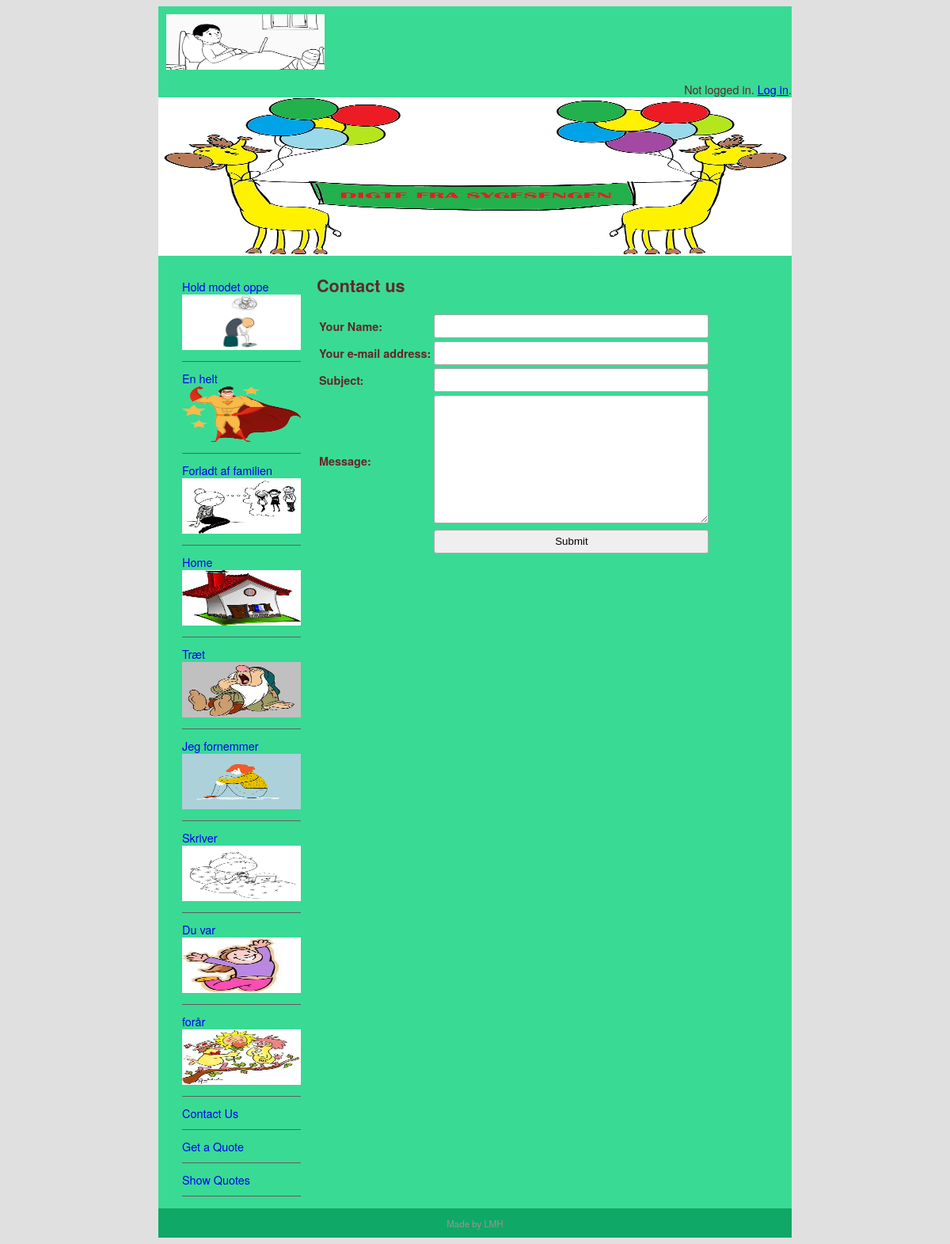
The app's page /contact with its own data.
### pages/models.py (models this page shows, shortened)
class Page(models.Model):
    title = models.CharField(max_length=60)
    permalink = models.CharField(max_length=12, unique=True)
    update_date = models.DateTimeField('Last updated')
    bodytext = models.TextField('Page Content', blank= True)
    thumb = models.ImageField(default='default.png', blank=True)

### pages/views.py (the view)
# urls.py: path('contact', views.contact, name='contact'),
def contact(request):
    submitted = False
    if request.method == 'POST':
        form = ContactForm(request.POST)
        if form.is_valid():
            cd = form.cleaned_data
            con = get_connection('django.core.mail.backends.console.EmailBackend')
            send_mail(
                cd['subject'],
                cd['message'],
                cd.get('email', 'noreply@example.com'),
                ['siteowner@example.com'],
                connection=con
            )
            return HttpResponseRedirect('/contact?submitted=True')
    else:
        form = ContactForm()
        if 'submitted' in request.GET:
            submitted = True
    return render(request, 'pages/contact.html', {'form': form, 'page_list': Page.objects.all(), 'submitted': submitted})

### pages/forms.py
class ContactForm(forms.Form):
    yourname = forms. CharField(max_length=100, label='Your Name')
    email = forms.EmailField(required=False,label='Your e-mail address')
    subject = forms.CharField(max_length=100)
    message = forms.CharField(widget=forms.Textarea)

### pages/templates/pages/contact.html (shortened to what this page needs)
{% extends "pages/page.html" %}
{% block content %}
<h1>Contact us</h1>
{% if submitted %}
    <p class="success">
        Your message was submitted successfully. Thank you.
    </p>
{% else %}
    <form action="" method="post" novalidate>
    <table>
        {{ form.as_table }}
        <tr>
            <td>&nbsp;</td>
            <td><input type="submit" value="Submit"></td>
        </tr>
    </table>
    </form>
{% endif %}
{% endblock content %}

### pages/templates/pages/page.html (shortened to what this page needs)
{% extends "base.html" %}
{% block sidenav %}
    {% for page in page_list %}
    <li>
        <a href="{{ page.permalink }}">{{ page.title }}</a>
       <div id="page"><img src="{{ page.thumb.url }}" width="150" height="70"/></div>
    </li>
    {% endfor %}
{% endblock sidenav %}

### abc_site/static/main.css (style rules this page uses)
body { background-color: #E0E0E0; font-family: Gotham, "Helvetica Neue", Helvetica, Arial, sans-serif; font-size: 0.9em; text-align: justify; color: #622828; }
#nav li { padding-top: 10px; padding-bottom: 10px; font-size: 1em; list-style-type: none; border-bottom: thin solid #5F5F5F; color: #4C4C4C; left: 0px; list-style-position: inside; margin-left: -10px; }
#nav li a { text-decoration: none; }
input, textarea { width: 100%; padding: 5px!important; -webkit-box-sizing: border-box; -moz-box-sizing: border-box; box-sizing: border-box; border-radius: 3px; border-style: solid; border-width: 1px; border-color: rgb(169,169,169) }
input { height: 30px; }

### records on screen
Page: title "Hold modet oppe", thumb (picture)
Page: title "En helt", thumb (picture)
Page: title "Forladt af familien", thumb (picture)
Page: title "Home", thumb (picture)
Page: title "Træt", thumb (picture)
Page: title "Jeg fornemmer", thumb (picture)
Page: title "Skriver", thumb (picture)
Page: title "Du var", thumb (picture)
Page: title "forår", thumb (picture)
